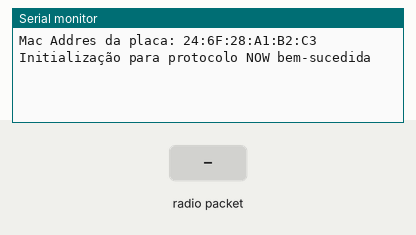
Bench run of a sketch on a simulated ESP32. Parts: the last lines printed to the serial monitor. Inputs (shaded band) come from the test bench.

Above: at 1.2 s.
1.3 s: radio packet "1" arrives
At 1.7 s:
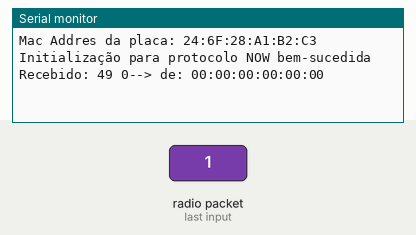
2.8 s: radio packet "0" arrives
At 4.0 s:
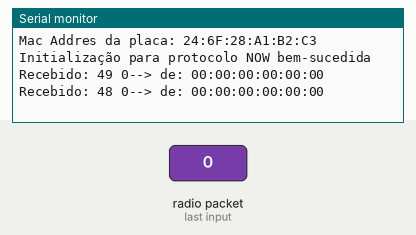
4.3 s: radio packet "2" arrives
At 5.1 s:
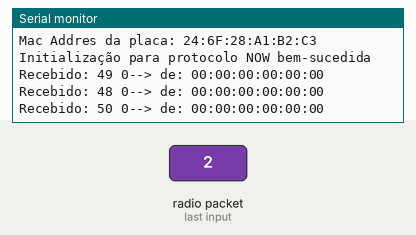

Measured:
- after the input at 1.3 s, the serial monitor: prints a new line at once (image 1)
- after the input at 2.8 s, the serial monitor: prints a new line at once (image 2)
- after the input at 4.3 s, the serial monitor: prints a new line at once (image 3)

The sketch:

slave_test_now.ino
```cpp
#include <esp_now.h>
#include <WiFi.h>


void setupPWM(){

}

void InitESPNow(){
  if(esp_now_init() == ESP_OK){
    Serial.println("Initialização para protocolo NOW bem-sucedida");
  }
  else{
    Serial.println("Initialização para protocolo NOW falhou");
    ESP.restart(); //Reinicando;
  }
  return;
}

void OnDataRecv(const uint8_t *mac_addr, const uint8_t *data, int data_len){
  char sentTo[18];
  snprintf(sentTo,sizeof(sentTo),"%02x:%02x:%02x:%02x:%02x:%02x", mac_addr[0], mac_addr[1],
  mac_addr[2], mac_addr[3], mac_addr[4], mac_addr[5]);

  Serial.print("Recebido: ");
  Serial.print(data[0]);
  Serial.print(" ");
  Serial.print(data[1]);
  Serial.print("--> de: ");
  Serial.println(sentTo);
  return;
}

void setupNow(){
  WiFi.mode(WIFI_STA); //Settando o ESP como estação.
  Serial.print("Mac Addres da placa: ");
  Serial.println(WiFi.macAddress()); //Printando o MacAddress da placa.

  InitESPNow(); //Inicializando a placa de acordo com o protocolo ESP NOW.

  esp_now_register_recv_cb(OnDataRecv); //Registrando callback (que roda uma vez que o sinal tenha sido recebido).

  return;
}

void setup() {
  Serial.begin(115200);
  setupNow();
  setupPWM();
}

void loop() {
}
```
